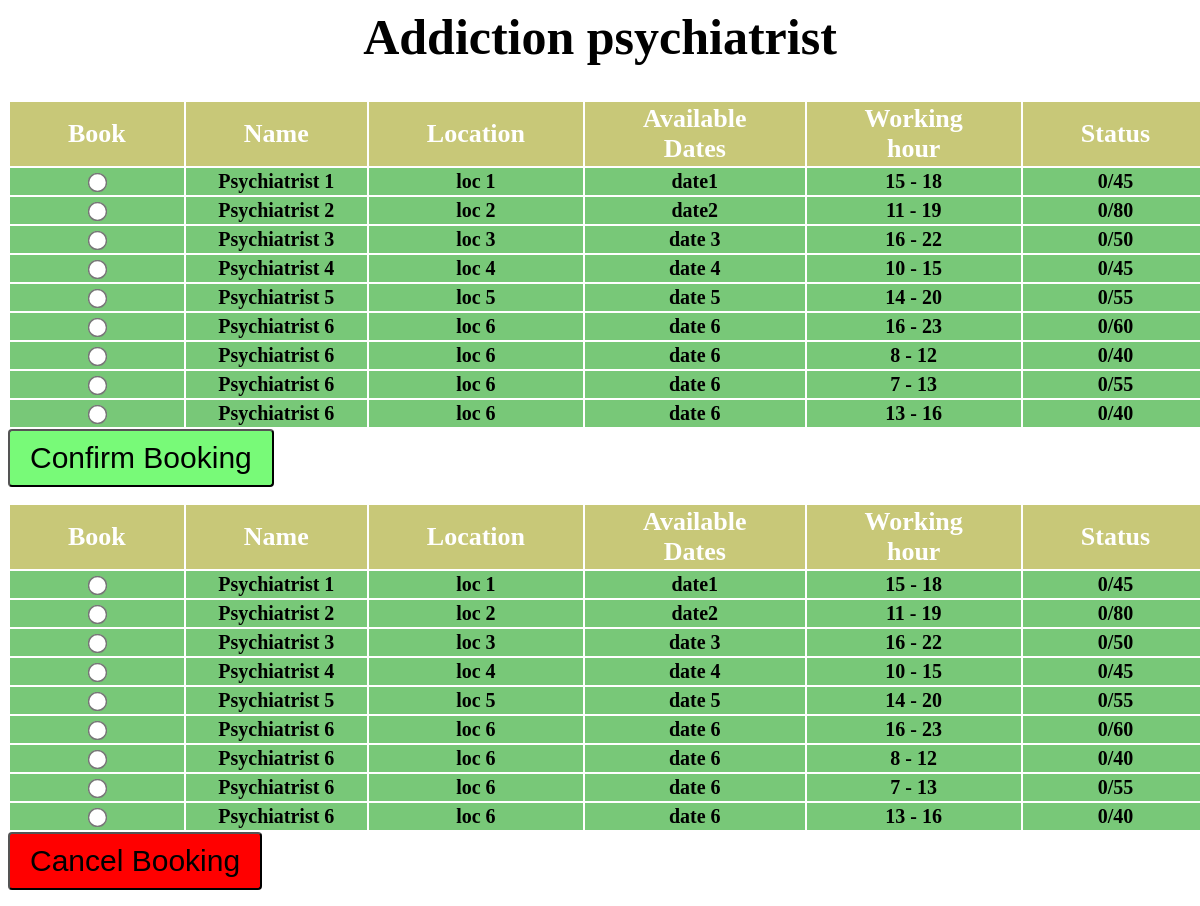
Page /appointment/2 on the committed database.
### divaDoc/models.py (models this page shows, shortened)
class Testdoc(models.Model):
    d_type = models.CharField(max_length = 25)

class TestChoice(models.Model):
    doc = models.ForeignKey(Testdoc, on_delete=models.CASCADE, related_name='choice_set')
    name = models.CharField(max_length = 50)
    location = models.CharField(max_length = 50)
    available_dates = models.CharField(max_length = 200)
    works_from = models.IntegerField()
    works_upto = models.IntegerField()
    init_date = models.IntegerField(default = 1)
    curr_status = models.IntegerField(default = 0)
    max_booking = models.IntegerField(default = 70)

### divaDoc/views.py (the view)
# urls.py: path('appointment/<int:doc_id>', views.detail_appointment, name='detail_appointment'),
def detail_appointment(request, doc_id):
    doctor = get_object_or_404(Testdoc, pk=doc_id)
    return render(request, 'divaDoc/detail_appointment.html', {'doctor': doctor})

### divaDoc/templates/divaDoc/detail_appointment.html (shortened to what this page needs)
<h1 class="hh1"> {{ doctor.d_type }} </h1>
<form action="{% url 'divaDoc:book_appointment' doctor.id %}" method="post">
<table>
	<tr class="t1">
		<th class="t0">	Book </th>
		<th class="t0"> Name </th>
		<th class="t0"> Location </th>
		<th class="t0"> Available Dates </th>
		<th class="t0"> Working hour</th>
		<th class="t0"> Status </th>
	</tr>
{% for choice in doctor.choice_set.all %}
	<tr class='t2'>
		<th>	<input type="radio" name="choice" id="choice{{ forloop.counter }}" value="{{ choice.id }}">	</th>
		<th>	<label for="choice{{ forloop.counter }}">{{ choice.name }}</label>	</th>
		<th>	{{ choice.location }}	</th>
		<th>	{{ choice.available_dates }}	</th>
		<th class="t0"> {{ choice.works_from }} - {{ choice.works_upto }} </th>
		<th class="t0"> {{ choice.curr_status }}/{{ choice.max_booking }} </th>
	</tr>
{% endfor %}
</table>
<input type="submit" value="Confirm Booking" class="i1">
</form>
<form action="{% url 'divaDoc:cancel_appointment' doctor.id %}" method="post">
<table>
	<tr class="t1">
		<th class="t0">	Book </th>
		<th class="t0"> Name </th>
		<th class="t0"> Location </th>
		<th class="t0"> Available Dates </th>
		<th class="t0"> Working hour</th>
		<th class="t0"> Status </th>
	</tr>
{% for choice in doctor.choice_set.all %}
	<tr class='t2'>
		<th>	<input type="radio" name="choice" id="choice{{ forloop.counter }}" value="{{ choice.id }}">	</th>
		<th>	<label for="choice{{ forloop.counter }}">{{ choice.name }}</label>	</th>
		<th>	{{ choice.location }}	</th>
		<th>	{{ choice.available_dates }}	</th>
		<th class="t0"> {{ choice.works_from }} - {{ choice.works_upto }} </th>
		<th class="t0"> {{ choice.curr_status }}/{{ choice.max_booking }} </th>
	</tr>
{% endfor %}
</table>
<input type="submit" value="Cancel Booking" class="i2">
</form>

### divaDoc/templates/divaDoc/detail_appointment.html (style rules this page uses)
.hh1 { color: Black; font-family: "Algerian"; font-size: 50px; text-align: center; }
.t0 { padding: 2px 58px; margin: 1px; }
.t1 { width: 100%; color: white; font-size: 26px; padding: 4px 70px; margin: 1px; background-color: rgb(200,200,120); }
.t2 { width: 100%; font-size: 20px; padding: 4px 70px; margin: 1px; background-color: rgb(120,200,120); }
.i1 { padding: 10px 20px; background-color: rgb(120,250,120); border-radius: 4px; cursor: pointer; font-size: 30px; }
.i2 { padding: 10px 20px; background-color: red; border-radius: 4px; cursor: pointer; font-size: 30px; }
input[type='radio'] { transform: scale(1.5); }

### rows in the picture
Testdoc: d_type "Addiction psychiatrist"
TestChoice: name "Psychiatrist 1", location "loc 1", available_dates "date1", works_from "15", works_upto "18", curr_status "0", max_booking "45"
TestChoice: name "Psychiatrist 2", location "loc 2", available_dates "date2", works_from "11", works_upto "19", curr_status "0", max_booking "80"
TestChoice: name "Psychiatrist 3", location "loc 3", available_dates "date 3", works_from "16", works_upto "22", curr_status "0", max_booking "50"
TestChoice: name "Psychiatrist 4", location "loc 4", available_dates "date 4", works_from "10", works_upto "15", curr_status "0", max_booking "45"
TestChoice: name "Psychiatrist 5", location "loc 5", available_dates "date 5", works_from "14", works_upto "20", curr_status "0", max_booking "55"
TestChoice: name "Psychiatrist 6", location "loc 6", available_dates "date 6", works_from "16", works_upto "23", curr_status "0", max_booking "60"
TestChoice: name "Psychiatrist 6", location "loc 6", available_dates "date 6", works_from "8", works_upto "12", curr_status "0", max_booking "40"
TestChoice: name "Psychiatrist 6", location "loc 6", available_dates "date 6", works_from "7", works_upto "13", curr_status "0", max_booking "55"
TestChoice: name "Psychiatrist 6", location "loc 6", available_dates "date 6", works_from "13", works_upto "16", curr_status "0", max_booking "40"
